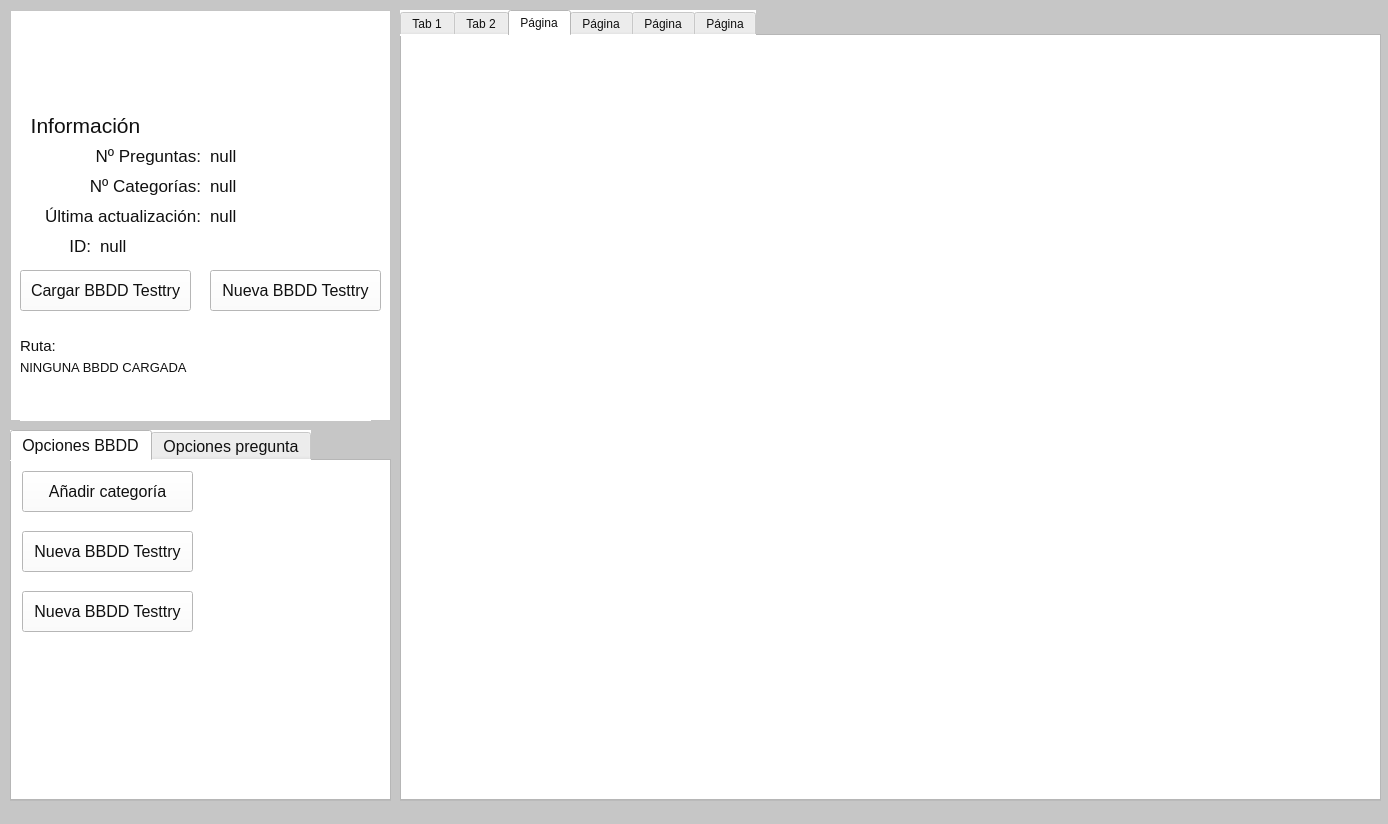
<?xml version="1.0" encoding="UTF-8"?>
<ui version="4.0">
 <class>Frame</class>
 <widget class="QFrame" name="Frame">
  <property name="geometry">
   <rect>
    <x>0</x>
    <y>0</y>
    <width>1388</width>
    <height>824</height>
   </rect>
  </property>
  <property name="windowTitle">
   <string>Frame</string>
  </property>
  <property name="styleSheet">
   <string notr="true">color: rgb(16, 16, 16);
background-color: rgb(198, 198, 198);</string>
  </property>
  <widget class="QFrame" name="frame">
   <property name="geometry">
    <rect>
     <x>10</x>
     <y>10</y>
     <width>381</width>
     <height>411</height>
    </rect>
   </property>
   <property name="styleSheet">
    <string notr="true">background-color: rgb(255, 255, 255);</string>
   </property>
   <property name="frameShape">
    <enum>QFrame::StyledPanel</enum>
   </property>
   <property name="frameShadow">
    <enum>QFrame::Raised</enum>
   </property>
   <widget class="QLabel" name="label">
    <property name="geometry">
     <rect>
      <x>40</x>
      <y>130</y>
      <width>151</width>
      <height>31</height>
     </rect>
    </property>
    <property name="font">
     <font>
      <pointsize>13</pointsize>
     </font>
    </property>
    <property name="text">
     <string>Nº Preguntas:</string>
    </property>
    <property name="alignment">
     <set>Qt::AlignRight|Qt::AlignTrailing|Qt::AlignVCenter</set>
    </property>
   </widget>
   <widget class="QLabel" name="lbl_numero_preguntas">
    <property name="geometry">
     <rect>
      <x>200</x>
      <y>130</y>
      <width>171</width>
      <height>31</height>
     </rect>
    </property>
    <property name="font">
     <font>
      <pointsize>13</pointsize>
     </font>
    </property>
    <property name="text">
     <string>null</string>
    </property>
    <property name="alignment">
     <set>Qt::AlignLeading|Qt::AlignLeft|Qt::AlignVCenter</set>
    </property>
   </widget>
   <widget class="QLabel" name="label_11">
    <property name="geometry">
     <rect>
      <x>10</x>
      <y>100</y>
      <width>131</width>
      <height>31</height>
     </rect>
    </property>
    <property name="font">
     <font>
      <pointsize>16</pointsize>
     </font>
    </property>
    <property name="text">
     <string>Información</string>
    </property>
    <property name="alignment">
     <set>Qt::AlignCenter</set>
    </property>
   </widget>
   <widget class="QLabel" name="lbl_numero_categorias">
    <property name="geometry">
     <rect>
      <x>200</x>
      <y>160</y>
      <width>171</width>
      <height>31</height>
     </rect>
    </property>
    <property name="font">
     <font>
      <pointsize>13</pointsize>
     </font>
    </property>
    <property name="text">
     <string>null</string>
    </property>
    <property name="alignment">
     <set>Qt::AlignLeading|Qt::AlignLeft|Qt::AlignVCenter</set>
    </property>
   </widget>
   <widget class="QLabel" name="label_4">
    <property name="geometry">
     <rect>
      <x>40</x>
      <y>160</y>
      <width>151</width>
      <height>31</height>
     </rect>
    </property>
    <property name="font">
     <font>
      <pointsize>13</pointsize>
     </font>
    </property>
    <property name="text">
     <string>Nº Categorías:</string>
    </property>
    <property name="alignment">
     <set>Qt::AlignRight|Qt::AlignTrailing|Qt::AlignVCenter</set>
    </property>
   </widget>
   <widget class="QLabel" name="label_5">
    <property name="geometry">
     <rect>
      <x>200</x>
      <y>190</y>
      <width>171</width>
      <height>31</height>
     </rect>
    </property>
    <property name="font">
     <font>
      <pointsize>13</pointsize>
     </font>
    </property>
    <property name="text">
     <string>null</string>
    </property>
    <property name="alignment">
     <set>Qt::AlignLeading|Qt::AlignLeft|Qt::AlignVCenter</set>
    </property>
   </widget>
   <widget class="QLabel" name="label_6">
    <property name="geometry">
     <rect>
      <x>10</x>
      <y>190</y>
      <width>181</width>
      <height>31</height>
     </rect>
    </property>
    <property name="font">
     <font>
      <pointsize>13</pointsize>
     </font>
    </property>
    <property name="text">
     <string>Última actualización:</string>
    </property>
    <property name="alignment">
     <set>Qt::AlignRight|Qt::AlignTrailing|Qt::AlignVCenter</set>
    </property>
   </widget>
   <widget class="QPushButton" name="btn_cargar_bbdd">
    <property name="geometry">
     <rect>
      <x>10</x>
      <y>260</y>
      <width>171</width>
      <height>41</height>
     </rect>
    </property>
    <property name="font">
     <font>
      <pointsize>12</pointsize>
     </font>
    </property>
    <property name="text">
     <string>Cargar BBDD Testtry</string>
    </property>
   </widget>
   <widget class="QLabel" name="lbl_ruta_bbdd">
    <property name="geometry">
     <rect>
      <x>10</x>
      <y>350</y>
      <width>351</width>
      <height>61</height>
     </rect>
    </property>
    <property name="font">
     <font>
      <pointsize>10</pointsize>
     </font>
    </property>
    <property name="text">
     <string>NINGUNA BBDD CARGADA</string>
    </property>
    <property name="scaledContents">
     <bool>true</bool>
    </property>
    <property name="alignment">
     <set>Qt::AlignLeading|Qt::AlignLeft|Qt::AlignTop</set>
    </property>
    <property name="wordWrap">
     <bool>true</bool>
    </property>
   </widget>
   <widget class="QLabel" name="label_8">
    <property name="geometry">
     <rect>
      <x>10</x>
      <y>320</y>
      <width>171</width>
      <height>31</height>
     </rect>
    </property>
    <property name="font">
     <font>
      <pointsize>11</pointsize>
     </font>
    </property>
    <property name="text">
     <string>Ruta:</string>
    </property>
    <property name="alignment">
     <set>Qt::AlignLeading|Qt::AlignLeft|Qt::AlignVCenter</set>
    </property>
   </widget>
   <widget class="QPushButton" name="btn_nueva_bbdd">
    <property name="geometry">
     <rect>
      <x>200</x>
      <y>260</y>
      <width>171</width>
      <height>41</height>
     </rect>
    </property>
    <property name="font">
     <font>
      <pointsize>12</pointsize>
     </font>
    </property>
    <property name="text">
     <string>Nueva BBDD Testtry</string>
    </property>
   </widget>
   <widget class="QLabel" name="label_7">
    <property name="geometry">
     <rect>
      <x>10</x>
      <y>220</y>
      <width>71</width>
      <height>31</height>
     </rect>
    </property>
    <property name="font">
     <font>
      <pointsize>13</pointsize>
     </font>
    </property>
    <property name="text">
     <string>ID:</string>
    </property>
    <property name="alignment">
     <set>Qt::AlignRight|Qt::AlignTrailing|Qt::AlignVCenter</set>
    </property>
   </widget>
   <widget class="QLabel" name="lbl_id_db">
    <property name="geometry">
     <rect>
      <x>90</x>
      <y>220</y>
      <width>281</width>
      <height>31</height>
     </rect>
    </property>
    <property name="font">
     <font>
      <pointsize>13</pointsize>
     </font>
    </property>
    <property name="text">
     <string>null</string>
    </property>
    <property name="alignment">
     <set>Qt::AlignLeading|Qt::AlignLeft|Qt::AlignVCenter</set>
    </property>
   </widget>
  </widget>
  <widget class="QTabWidget" name="tabWidget">
   <property name="geometry">
    <rect>
     <x>10</x>
     <y>430</y>
     <width>381</width>
     <height>371</height>
    </rect>
   </property>
   <property name="font">
    <font>
     <pointsize>12</pointsize>
    </font>
   </property>
   <property name="styleSheet">
    <string notr="true">background-color: rgb(255, 255, 255);</string>
   </property>
   <property name="tabPosition">
    <enum>QTabWidget::North</enum>
   </property>
   <property name="tabShape">
    <enum>QTabWidget::Rounded</enum>
   </property>
   <property name="currentIndex">
    <number>0</number>
   </property>
   <property name="usesScrollButtons">
    <bool>false</bool>
   </property>
   <property name="movable">
    <bool>true</bool>
   </property>
   <property name="tabBarAutoHide">
    <bool>false</bool>
   </property>
   <widget class="QWidget" name="tab_opt_bbdd">
    <attribute name="title">
     <string>Opciones BBDD</string>
    </attribute>
    <widget class="QPushButton" name="btn_add_categoria">
     <property name="geometry">
      <rect>
       <x>10</x>
       <y>10</y>
       <width>171</width>
       <height>41</height>
      </rect>
     </property>
     <property name="font">
      <font>
       <pointsize>12</pointsize>
      </font>
     </property>
     <property name="text">
      <string>Añadir categoría</string>
     </property>
    </widget>
    <widget class="QPushButton" name="btn_nueva_bbdd_3">
     <property name="geometry">
      <rect>
       <x>10</x>
       <y>70</y>
       <width>171</width>
       <height>41</height>
      </rect>
     </property>
     <property name="font">
      <font>
       <pointsize>12</pointsize>
      </font>
     </property>
     <property name="text">
      <string>Nueva BBDD Testtry</string>
     </property>
    </widget>
    <widget class="QPushButton" name="btn_nueva_bbdd_4">
     <property name="geometry">
      <rect>
       <x>10</x>
       <y>130</y>
       <width>171</width>
       <height>41</height>
      </rect>
     </property>
     <property name="font">
      <font>
       <pointsize>12</pointsize>
      </font>
     </property>
     <property name="text">
      <string>Nueva BBDD Testtry</string>
     </property>
    </widget>
   </widget>
   <widget class="QWidget" name="tab_opt_pregunta">
    <attribute name="title">
     <string>Opciones pregunta</string>
    </attribute>
   </widget>
  </widget>
  <widget class="QTabWidget" name="tabWidget_2">
   <property name="geometry">
    <rect>
     <x>400</x>
     <y>10</y>
     <width>981</width>
     <height>791</height>
    </rect>
   </property>
   <property name="styleSheet">
    <string notr="true">background-color: rgb(255, 255, 255);</string>
   </property>
   <property name="currentIndex">
    <number>2</number>
   </property>
   <widget class="QWidget" name="tab">
    <attribute name="title">
     <string>Tab 1</string>
    </attribute>
   </widget>
   <widget class="QWidget" name="tab_2">
    <attribute name="title">
     <string>Tab 2</string>
    </attribute>
   </widget>
   <widget class="QWidget" name="tab_3">
    <attribute name="title">
     <string>Página</string>
    </attribute>
   </widget>
   <widget class="QWidget" name="tab_4">
    <attribute name="title">
     <string>Página</string>
    </attribute>
   </widget>
   <widget class="QWidget" name="tab_5">
    <attribute name="title">
     <string>Página</string>
    </attribute>
   </widget>
   <widget class="QWidget" name="tab_6">
    <attribute name="title">
     <string>Página</string>
    </attribute>
   </widget>
  </widget>
 </widget>
 <resources/>
 <connections/>
</ui>
